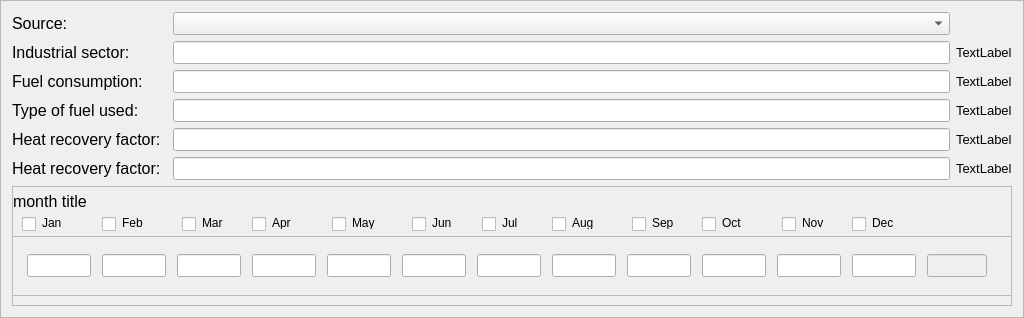
       <widget class="QFrame" name="groupUnconventional">
        <property name="visible">
         <bool>true</bool>
        </property>
        <property name="frameShape">
         <enum>QFrame::StyledPanel</enum>
        </property>
        <property name="frameShadow">
         <enum>QFrame::Raised</enum>
        </property>
        <layout class="QGridLayout" name="gridLayout_3">
         <item row="5" column="4">
          <widget class="QLabel" name="field5UnitLabel_2">
           <property name="font">
            <font>
             <pointsize>10</pointsize>
            </font>
           </property>
           <property name="text">
            <string>TextLabel</string>
           </property>
          </widget>
         </item>
         <item row="4" column="4">
          <widget class="QLabel" name="field4UnitLabel_2">
           <property name="font">
            <font>
             <pointsize>10</pointsize>
            </font>
           </property>
           <property name="text">
            <string>TextLabel</string>
           </property>
          </widget>
         </item>
         <item row="5" column="0" colspan="2">
          <widget class="QLabel" name="field5Label_2">
           <property name="sizePolicy">
            <sizepolicy hsizetype="Preferred" vsizetype="Maximum">
             <horstretch>0</horstretch>
             <verstretch>0</verstretch>
            </sizepolicy>
           </property>
           <property name="maximumSize">
            <size>
             <width>16777215</width>
             <height>22</height>
            </size>
           </property>
           <property name="font">
            <font>
             <pointsize>12</pointsize>
            </font>
           </property>
           <property name="text">
            <string>Heat recovery factor:</string>
           </property>
          </widget>
         </item>
         <item row="1" column="4">
          <widget class="QLabel" name="field1UnitLabel_2">
           <property name="font">
            <font>
             <pointsize>10</pointsize>
            </font>
           </property>
           <property name="text">
            <string>TextLabel</string>
           </property>
          </widget>
         </item>
         <item row="5" column="3">
          <widget class="QLineEdit" name="field5Text_2">
           <property name="font">
            <font>
             <pointsize>10</pointsize>
            </font>
           </property>
          </widget>
         </item>
         <item row="6" column="0" colspan="5">
          <widget class="QFrame" name="monthGroup">
           <property name="sizePolicy">
            <sizepolicy hsizetype="Preferred" vsizetype="Fixed">
             <horstretch>0</horstretch>
             <verstretch>0</verstretch>
            </sizepolicy>
           </property>
           <property name="minimumSize">
            <size>
             <width>1000</width>
             <height>120</height>
            </size>
           </property>
           <property name="maximumSize">
            <size>
             <width>1000</width>
             <height>120</height>
            </size>
           </property>
           <property name="frameShape">
            <enum>QFrame::StyledPanel</enum>
           </property>
           <property name="frameShadow">
            <enum>QFrame::Raised</enum>
           </property>
           <widget class="QLabel" name="monthLabel_10">
            <property name="geometry">
             <rect>
              <x>710</x>
              <y>30</y>
              <width>47</width>
              <height>13</height>
             </rect>
            </property>
            <property name="text">
             <string>Oct</string>
            </property>
           </widget>
           <widget class="QLabel" name="monthLabel_7">
            <property name="geometry">
             <rect>
              <x>490</x>
              <y>30</y>
              <width>47</width>
              <height>13</height>
             </rect>
            </property>
            <property name="text">
             <string>Jul</string>
            </property>
           </widget>
           <widget class="QLabel" name="monthLabel_11">
            <property name="geometry">
             <rect>
              <x>790</x>
              <y>30</y>
              <width>47</width>
              <height>13</height>
             </rect>
            </property>
            <property name="text">
             <string>Nov</string>
            </property>
           </widget>
           <widget class="QLabel" name="monthLabel_8">
            <property name="geometry">
             <rect>
              <x>560</x>
              <y>30</y>
              <width>47</width>
              <height>13</height>
             </rect>
            </property>
            <property name="text">
             <string>Aug</string>
            </property>
           </widget>
           <widget class="QLabel" name="monthLabel_12">
            <property name="geometry">
             <rect>
              <x>860</x>
              <y>30</y>
              <width>47</width>
              <height>13</height>
             </rect>
            </property>
            <property name="text">
             <string>Dec</string>
            </property>
           </widget>
           <widget class="QLabel" name="monthLabel_9">
            <property name="geometry">
             <rect>
              <x>640</x>
              <y>30</y>
              <width>47</width>
              <height>13</height>
             </rect>
            </property>
            <property name="text">
             <string>Sep</string>
            </property>
           </widget>
           <widget class="QLabel" name="monthLabel_6">
            <property name="geometry">
             <rect>
              <x>420</x>
              <y>30</y>
              <width>47</width>
              <height>13</height>
             </rect>
            </property>
            <property name="text">
             <string>Jun</string>
            </property>
           </widget>
           <widget class="QLabel" name="monthLabel_5">
            <property name="geometry">
             <rect>
              <x>340</x>
              <y>30</y>
              <width>47</width>
              <height>13</height>
             </rect>
            </property>
            <property name="text">
             <string>May</string>
            </property>
           </widget>
           <widget class="QLabel" name="monthLabel_13">
            <property name="geometry">
             <rect>
              <x>110</x>
              <y>30</y>
              <width>47</width>
              <height>13</height>
             </rect>
            </property>
            <property name="text">
             <string>Feb</string>
            </property>
           </widget>
           <widget class="QLabel" name="monthLabel_4">
            <property name="geometry">
             <rect>
              <x>260</x>
              <y>30</y>
              <width>47</width>
              <height>13</height>
             </rect>
            </property>
            <property name="text">
             <string>Apr</string>
            </property>
           </widget>
           <widget class="QLabel" name="monthLabel_2">
            <property name="geometry">
             <rect>
              <x>1</x>
              <y>0</y>
              <width>481</width>
              <height>30</height>
             </rect>
            </property>
            <property name="minimumSize">
             <size>
              <width>0</width>
              <height>30</height>
             </size>
            </property>
            <property name="font">
             <font>
              <pointsize>12</pointsize>
             </font>
            </property>
            <property name="toolTip">
             <string>&lt;span&gt;Here you can specify which months are in the heating (or cooling) season. For months outside of the season, seasonal thermal storage is required, so the energy in those months may not be available.&lt;/span&gt;</string>
            </property>
            <property name="text">
             <string>month title</string>
            </property>
           </widget>
           <widget class="QLabel" name="monthLabel_1">
            <property name="geometry">
             <rect>
              <x>30</x>
              <y>30</y>
              <width>47</width>
              <height>13</height>
             </rect>
            </property>
            <property name="text">
             <string>Jan</string>
            </property>
           </widget>
           <widget class="QLabel" name="monthLabel_3">
            <property name="geometry">
             <rect>
              <x>190</x>
              <y>30</y>
              <width>47</width>
              <height>13</height>
             </rect>
            </property>
            <property name="text">
             <string>Mar</string>
            </property>
           </widget>
           <widget class="QCheckBox" name="monthCheckBox_1">
            <property name="geometry">
             <rect>
              <x>10</x>
              <y>30</y>
              <width>21</width>
              <height>17</height>
             </rect>
            </property>
            <property name="text">
             <string/>
            </property>
           </widget>
           <widget class="QCheckBox" name="monthCheckBox_2">
            <property name="geometry">
             <rect>
              <x>90</x>
              <y>30</y>
              <width>21</width>
              <height>17</height>
             </rect>
            </property>
            <property name="text">
             <string/>
            </property>
           </widget>
           <widget class="QCheckBox" name="monthCheckBox_3">
            <property name="geometry">
             <rect>
              <x>170</x>
              <y>30</y>
              <width>21</width>
              <height>17</height>
             </rect>
            </property>
            <property name="text">
             <string/>
            </property>
           </widget>
           <widget class="QCheckBox" name="monthCheckBox_4">
            <property name="geometry">
             <rect>
              <x>240</x>
              <y>30</y>
              <width>21</width>
              <height>17</height>
             </rect>
            </property>
            <property name="text">
             <string/>
            </property>
           </widget>
           <widget class="QCheckBox" name="monthCheckBox_5">
            <property name="geometry">
             <rect>
              <x>320</x>
              <y>30</y>
              <width>21</width>
              <height>17</height>
             </rect>
            </property>
            <property name="text">
             <string/>
            </property>
           </widget>
           <widget class="QCheckBox" name="monthCheckBox_6">
            <property name="geometry">
             <rect>
              <x>400</x>
              <y>30</y>
              <width>21</width>
              <height>17</height>
             </rect>
            </property>
            <property name="text">
             <string/>
            </property>
           </widget>
           <widget class="QCheckBox" name="monthCheckBox_7">
            <property name="geometry">
             <rect>
              <x>470</x>
              <y>30</y>
              <width>21</width>
              <height>17</height>
             </rect>
            </property>
            <property name="text">
             <string/>
            </property>
           </widget>
           <widget class="QCheckBox" name="monthCheckBox_8">
            <property name="geometry">
             <rect>
              <x>540</x>
              <y>30</y>
              <width>21</width>
              <height>17</height>
             </rect>
            </property>
            <property name="text">
             <string/>
            </property>
           </widget>
           <widget class="QCheckBox" name="monthCheckBox_9">
            <property name="geometry">
             <rect>
              <x>620</x>
              <y>30</y>
              <width>21</width>
              <height>17</height>
             </rect>
            </property>
            <property name="text">
             <string/>
            </property>
           </widget>
           <widget class="QCheckBox" name="monthCheckBox_10">
            <property name="geometry">
             <rect>
              <x>690</x>
              <y>30</y>
              <width>21</width>
              <height>17</height>
             </rect>
            </property>
            <property name="text">
             <string/>
            </property>
           </widget>
           <widget class="QCheckBox" name="monthCheckBox_11">
            <property name="geometry">
             <rect>
              <x>770</x>
              <y>30</y>
              <width>21</width>
              <height>17</height>
             </rect>
            </property>
            <property name="text">
             <string/>
            </property>
           </widget>
           <widget class="QCheckBox" name="monthCheckBox_12">
            <property name="geometry">
             <rect>
              <x>840</x>
              <y>30</y>
              <width>21</width>
              <height>17</height>
             </rect>
            </property>
            <property name="text">
             <string/>
            </property>
           </widget>
           <widget class="QFrame" name="monthGroupTemp">
            <property name="geometry">
             <rect>
              <x>0</x>
              <y>50</y>
              <width>1000</width>
              <height>60</height>
             </rect>
            </property>
            <property name="sizePolicy">
             <sizepolicy hsizetype="Preferred" vsizetype="Fixed">
              <horstretch>0</horstretch>
              <verstretch>0</verstretch>
             </sizepolicy>
            </property>
            <property name="minimumSize">
             <size>
              <width>1000</width>
              <height>60</height>
             </size>
            </property>
            <property name="maximumSize">
             <size>
              <width>1000</width>
              <height>60</height>
             </size>
            </property>
            <property name="frameShape">
             <enum>QFrame::StyledPanel</enum>
            </property>
            <property name="frameShadow">
             <enum>QFrame::Raised</enum>
            </property>
            <layout class="QHBoxLayout" name="horizontalLayout">
             <item>
              <widget class="QLineEdit" name="month_1">
               <property name="minimumSize">
                <size>
                 <width>64</width>
                 <height>0</height>
                </size>
               </property>
               <property name="maximumSize">
                <size>
                 <width>64</width>
                 <height>16777215</height>
                </size>
               </property>
               <property name="font">
                <font>
                 <pointsize>10</pointsize>
                </font>
               </property>
              </widget>
             </item>
             <item>
              <widget class="QLineEdit" name="month_2">
               <property name="minimumSize">
                <size>
                 <width>64</width>
                 <height>0</height>
                </size>
               </property>
               <property name="maximumSize">
                <size>
                 <width>64</width>
                 <height>16777215</height>
                </size>
               </property>
               <property name="font">
                <font>
                 <pointsize>10</pointsize>
                </font>
               </property>
              </widget>
             </item>
             <item>
              <widget class="QLineEdit" name="month_3">
               <property name="minimumSize">
                <size>
                 <width>64</width>
                 <height>0</height>
                </size>
               </property>
               <property name="maximumSize">
                <size>
                 <width>64</width>
                 <height>16777215</height>
                </size>
               </property>
               <property name="font">
                <font>
                 <pointsize>10</pointsize>
                </font>
               </property>
              </widget>
             </item>
             <item>
              <widget class="QLineEdit" name="month_4">
               <property name="minimumSize">
                <size>
                 <width>64</width>
                 <height>0</height>
                </size>
               </property>
               <property name="maximumSize">
                <size>
                 <width>64</width>
                 <height>16777215</height>
                </size>
               </property>
               <property name="font">
                <font>
                 <pointsize>10</pointsize>
                </font>
               </property>
              </widget>
             </item>
             <item>
              <widget class="QLineEdit" name="month_5">
               <property name="minimumSize">
                <size>
                 <width>64</width>
                 <height>0</height>
                </size>
               </property>
               <property name="maximumSize">
                <size>
                 <width>64</width>
                 <height>16777215</height>
                </size>
               </property>
               <property name="font">
                <font>
                 <pointsize>10</pointsize>
                </font>
               </property>
              </widget>
             </item>
             <item>
              <widget class="QLineEdit" name="month_6">
               <property name="minimumSize">
                <size>
                 <width>64</width>
                 <height>0</height>
                </size>
               </property>
               <property name="maximumSize">
                <size>
                 <width>64</width>
                 <height>16777215</height>
                </size>
               </property>
               <property name="font">
                <font>
                 <pointsize>10</pointsize>
                </font>
               </property>
              </widget>
             </item>
             <item>
              <widget class="QLineEdit" name="month_7">
               <property name="minimumSize">
                <size>
                 <width>64</width>
                 <height>0</height>
                </size>
               </property>
               <property name="maximumSize">
                <size>
                 <width>64</width>
                 <height>16777215</height>
                </size>
               </property>
               <property name="font">
                <font>
                 <pointsize>10</pointsize>
                </font>
               </property>
              </widget>
             </item>
             <item>
              <widget class="QLineEdit" name="month_8">
               <property name="minimumSize">
                <size>
                 <width>64</width>
                 <height>0</height>
                </size>
               </property>
               <property name="maximumSize">
                <size>
                 <width>64</width>
                 <height>16777215</height>
                </size>
               </property>
               <property name="font">
                <font>
                 <pointsize>10</pointsize>
                </font>
               </property>
              </widget>
             </item>
             <item>
              <widget class="QLineEdit" name="month_9">
               <property name="minimumSize">
                <size>
                 <width>64</width>
                 <height>0</height>
                </size>
               </property>
               <property name="maximumSize">
                <size>
                 <width>64</width>
                 <height>16777215</height>
                </size>
               </property>
               <property name="font">
                <font>
                 <pointsize>10</pointsize>
                </font>
               </property>
              </widget>
             </item>
             <item>
              <widget class="QLineEdit" name="month_10">
               <property name="minimumSize">
                <size>
                 <width>64</width>
                 <height>0</height>
                </size>
               </property>
               <property name="maximumSize">
                <size>
                 <width>64</width>
                 <height>16777215</height>
                </size>
               </property>
               <property name="font">
                <font>
                 <pointsize>10</pointsize>
                </font>
               </property>
              </widget>
             </item>
             <item>
              <widget class="QLineEdit" name="month_11">
               <property name="minimumSize">
                <size>
                 <width>64</width>
                 <height>0</height>
                </size>
               </property>
               <property name="maximumSize">
                <size>
                 <width>64</width>
                 <height>16777215</height>
                </size>
               </property>
               <property name="font">
                <font>
                 <pointsize>10</pointsize>
                </font>
               </property>
              </widget>
             </item>
             <item>
              <widget class="QLineEdit" name="month_12">
               <property name="minimumSize">
                <size>
                 <width>64</width>
                 <height>0</height>
                </size>
               </property>
               <property name="maximumSize">
                <size>
                 <width>64</width>
                 <height>16777215</height>
                </size>
               </property>
               <property name="font">
                <font>
                 <pointsize>10</pointsize>
                </font>
               </property>
              </widget>
             </item>
             <item>
              <widget class="QLineEdit" name="month_results">
               <property name="enabled">
                <bool>false</bool>
               </property>
               <property name="minimumSize">
                <size>
                 <width>60</width>
                 <height>0</height>
                </size>
               </property>
               <property name="maximumSize">
                <size>
                 <width>60</width>
                 <height>16777215</height>
                </size>
               </property>
               <property name="font">
                <font>
                 <pointsize>10</pointsize>
                </font>
               </property>
              </widget>
             </item>
            </layout>
           </widget>
          </widget>
         </item>
         <item row="1" column="0" colspan="2">
          <widget class="QLabel" name="field1Label_2">
           <property name="sizePolicy">
            <sizepolicy hsizetype="Preferred" vsizetype="Maximum">
             <horstretch>0</horstretch>
             <verstretch>0</verstretch>
            </sizepolicy>
           </property>
           <property name="maximumSize">
            <size>
             <width>16777215</width>
             <height>22</height>
            </size>
           </property>
           <property name="font">
            <font>
             <pointsize>12</pointsize>
            </font>
           </property>
           <property name="text">
            <string>Industrial sector:</string>
           </property>
          </widget>
         </item>
         <item row="4" column="0" colspan="2">
          <widget class="QLabel" name="field4Label_2">
           <property name="sizePolicy">
            <sizepolicy hsizetype="Preferred" vsizetype="Maximum">
             <horstretch>0</horstretch>
             <verstretch>0</verstretch>
            </sizepolicy>
           </property>
           <property name="maximumSize">
            <size>
             <width>16777215</width>
             <height>22</height>
            </size>
           </property>
           <property name="font">
            <font>
             <pointsize>12</pointsize>
            </font>
           </property>
           <property name="text">
            <string>Heat recovery factor:</string>
           </property>
          </widget>
         </item>
         <item row="2" column="3">
          <widget class="QLineEdit" name="field2Text_2">
           <property name="font">
            <font>
             <pointsize>10</pointsize>
            </font>
           </property>
          </widget>
         </item>
         <item row="3" column="4">
          <widget class="QLabel" name="field3UnitLabel_2">
           <property name="font">
            <font>
             <pointsize>10</pointsize>
            </font>
           </property>
           <property name="text">
            <string>TextLabel</string>
           </property>
          </widget>
         </item>
         <item row="4" column="3">
          <widget class="QLineEdit" name="field4Text_2">
           <property name="font">
            <font>
             <pointsize>10</pointsize>
            </font>
           </property>
          </widget>
         </item>
         <item row="2" column="4">
          <widget class="QLabel" name="field2UnitLabel_2">
           <property name="font">
            <font>
             <pointsize>10</pointsize>
            </font>
           </property>
           <property name="text">
            <string>TextLabel</string>
           </property>
          </widget>
         </item>
         <item row="3" column="3">
          <widget class="QLineEdit" name="field3Text_2">
           <property name="font">
            <font>
             <pointsize>10</pointsize>
            </font>
           </property>
          </widget>
         </item>
         <item row="2" column="0" colspan="2">
          <widget class="QLabel" name="field2Label_2">
           <property name="sizePolicy">
            <sizepolicy hsizetype="Preferred" vsizetype="Maximum">
             <horstretch>0</horstretch>
             <verstretch>0</verstretch>
            </sizepolicy>
           </property>
           <property name="maximumSize">
            <size>
             <width>16777215</width>
             <height>22</height>
            </size>
           </property>
           <property name="font">
            <font>
             <pointsize>12</pointsize>
            </font>
           </property>
           <property name="text">
            <string>Fuel consumption:</string>
           </property>
          </widget>
         </item>
         <item row="3" column="0" colspan="2">
          <widget class="QLabel" name="field3Label_2">
           <property name="sizePolicy">
            <sizepolicy hsizetype="Preferred" vsizetype="Maximum">
             <horstretch>0</horstretch>
             <verstretch>0</verstretch>
            </sizepolicy>
           </property>
           <property name="maximumSize">
            <size>
             <width>16777215</width>
             <height>22</height>
            </size>
           </property>
           <property name="font">
            <font>
             <pointsize>12</pointsize>
            </font>
           </property>
           <property name="text">
            <string>Type of fuel used:</string>
           </property>
          </widget>
         </item>
         <item row="0" column="0">
          <widget class="QLabel" name="sourceLabel_2">
           <property name="font">
            <font>
             <pointsize>12</pointsize>
            </font>
           </property>
           <property name="text">
            <string>Source:</string>
           </property>
          </widget>
         </item>
         <item row="1" column="3">
          <widget class="QLineEdit" name="field1Text_2">
           <property name="font">
            <font>
             <pointsize>10</pointsize>
            </font>
           </property>
          </widget>
         </item>
         <item row="0" column="3">
          <widget class="QComboBox" name="questionSelect_2">
           <property name="maximumSize">
            <size>
             <width>1000</width>
             <height>16777215</height>
            </size>
           </property>
           <property name="font">
            <font>
             <pointsize>10</pointsize>
            </font>
           </property>
          </widget>
         </item>
        </layout>
       </widget>
